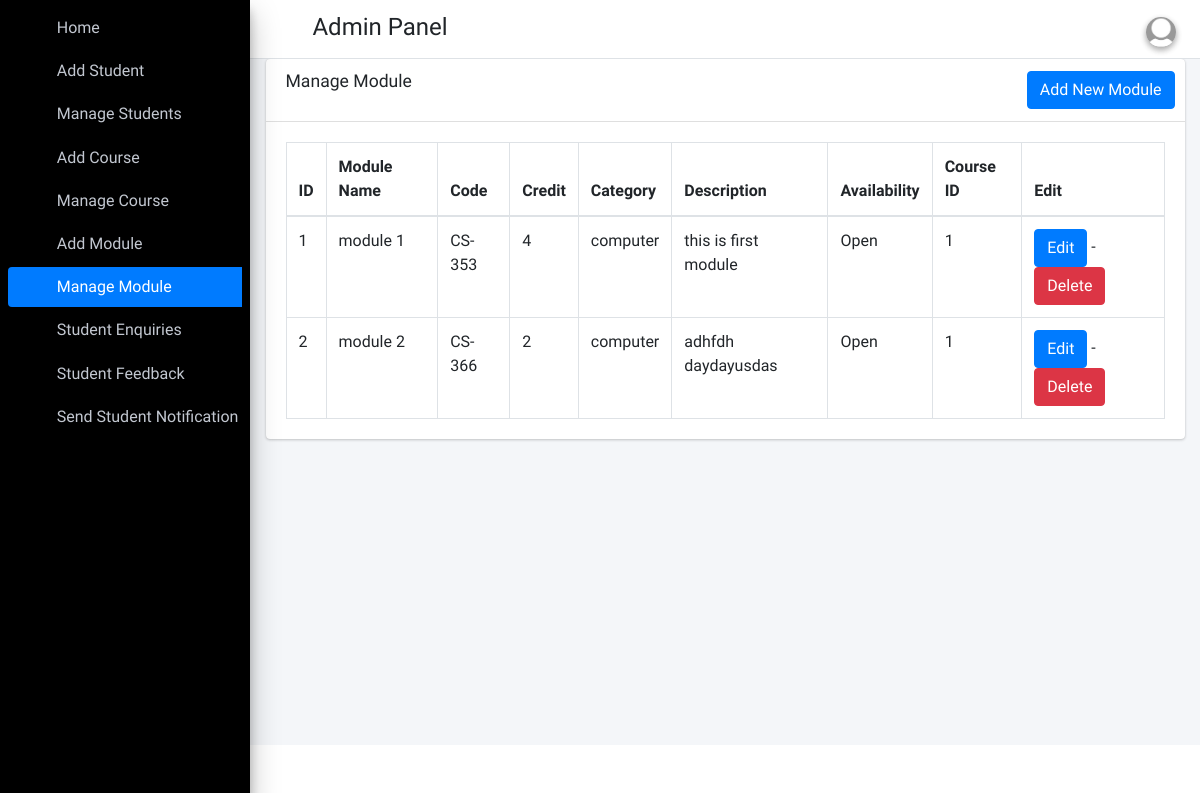
Before: /manage_module (signed in) with the older database file.
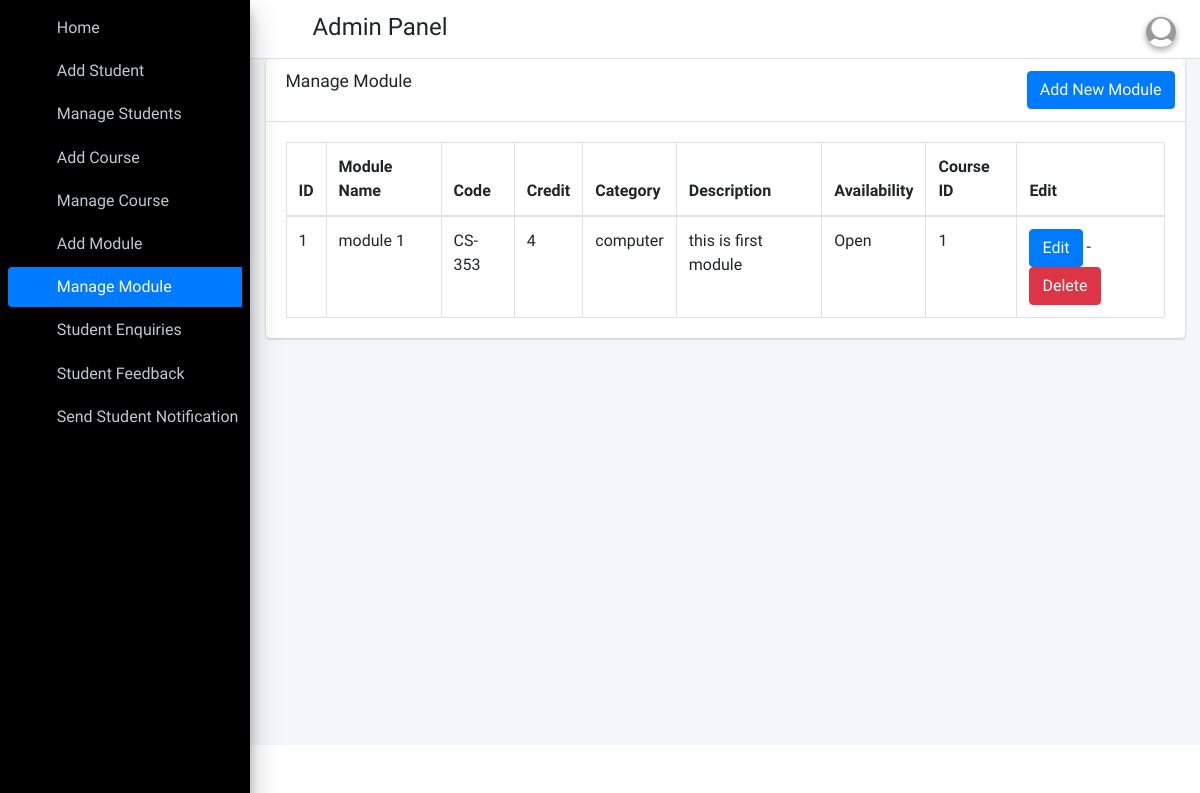
After: the same page with the newer database file.
### student_app/models.py (models this page shows)
class Module(models.Model):
    course = models.ForeignKey(Courses, on_delete=models.CASCADE)
    id=models.AutoField(primary_key=True)
    name = models.CharField(max_length=100)
    code = models.CharField(max_length=20)
    credit = models.IntegerField()
    category = models.CharField(max_length=50)
    description = models.TextField()
    availability = models.BooleanField(default=False)

### student_app/AdminViews.py (the view)
# urls.py: path("manage_module", AdminViews.manage_module, name='manage_module'),
def manage_module(request):
    modules = Module.objects.all()
    context = {
        'modules': modules,
    }
    return render(request, "Admin_template/manage_module.html", context)

### student_app/templates/Admin_template/manage_module.html (shortened to what this page needs)
{% extends 'Admin_template/base_template.html' %}
{% load static %}
{% block main_content %}
<section class="content">
    <div class="container-fluid">
        <div class="row">
            <div class="col-md-12">
                <div class="card">
                    <div class="card-header">
                        <h3 class="card-title">Manage Module</h3>
                        <div class="card-tools">
                            <a href="{% url 'add_module' %}" class="btn btn-primary">Add New Module</a>
                        </div>
                    </div>
                    <div class="card-body">
                        <table id="example2" class="table table-bordered table-hover">
                            <thead>
                                <tr>
                                    <th>ID</th>
                                    <th>Module Name</th>
                                    <th>Code</th>
                                    <th>Credit</th>
                                    <th>Category</th>
                                    <th>Description</th>
                                    <th>Availability</th>
                                    <th>Course ID</th>
                                    <th>Edit</th>
                                </tr>
                            </thead>
                            <tbody>
                               {% for module in modules %}
                                <tr>
                                    <td>{{ module.id }}</td>
                                    <td>{{module.name}}</td>
                                    <td>{{module.code}}</td>
                                    <td>{{module.credit}}</td>
                                    <td>{{module.category}}</td>
                                    <td>{{module.description}}</td>
                                    <td>{% if module.availability %}Open{% else %}Close{% endif %}</td>
                                    <td>{{module.course_id}}</td>
                                    <td>
                                        <a href="{% url 'edit_module' module.id %}" class="btn btn-primary">Edit</a> -
                                        <a href="{% url 'delete_module' module.id %}" onclick="return confirm('Are you sure you want to delete this ?')" class="btn btn-danger">Delete</a>
                                    </td>
                                </tr>
                                {% endfor %}
                            </tbody>
                        </table>
                    </div>
                </div>
            </div>
        </div>
    </div>
</section>
{% endblock main_content %}

Changed rows visible on the page:
removed Module: id "2", name "module 2", code "CS-366", credit "2", category "computer", description "adhfdh daydayusdas", availability "Open", course_id "1"
